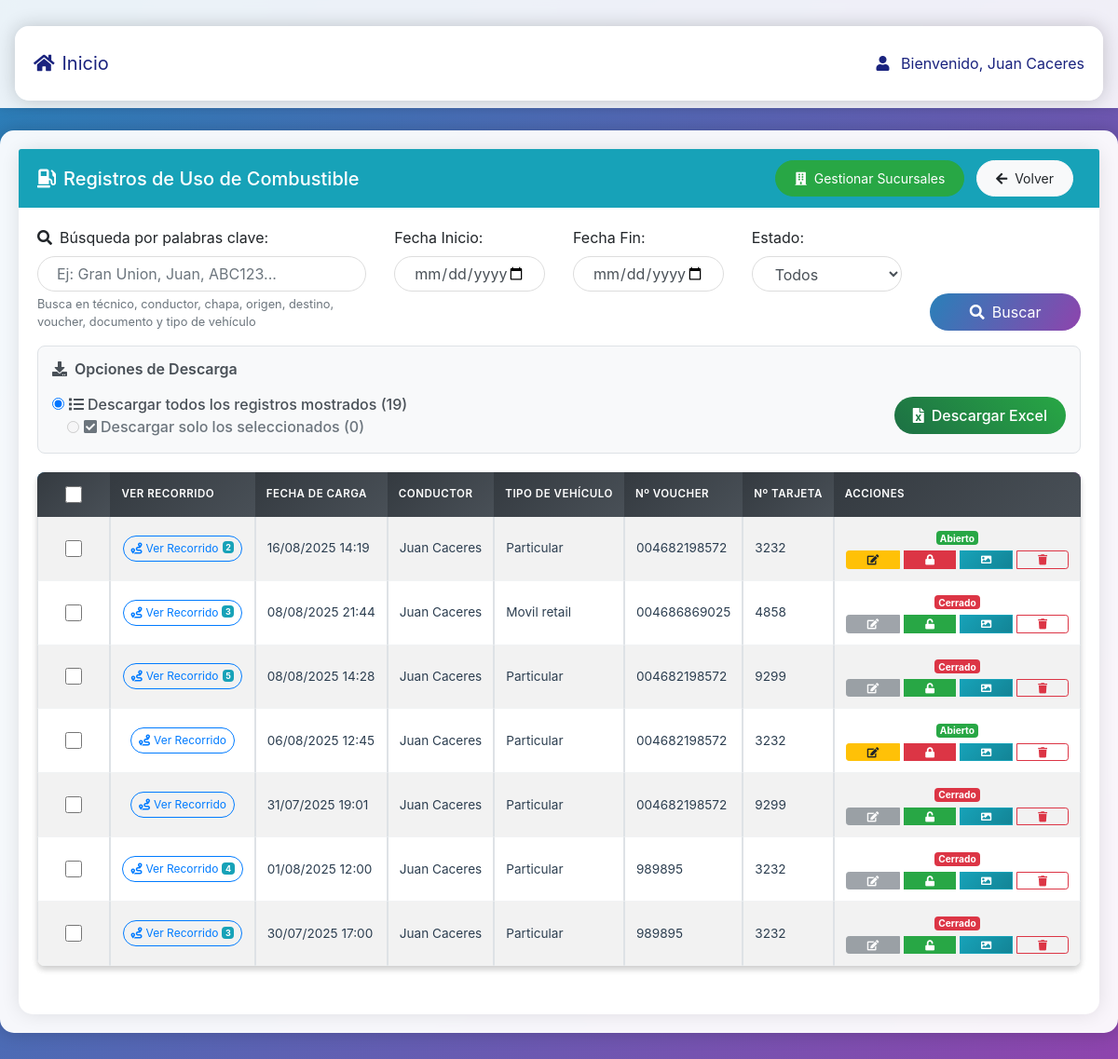
/modulos/uso_combustible/ver_registros.php (signed in), run on the app's committed database.
### tables this page shows
CREATE TABLE `uso_combustible` (
  `id` int NOT NULL,
  `nombre_conductor` varchar(100) DEFAULT NULL,
  `user_id` varchar(100) DEFAULT NULL,
  `usuario_id` varchar(100) NOT NULL,
  `fecha` date NOT NULL,
  `vehiculo` varchar(100) DEFAULT NULL,
  `documento` varchar(100) NOT NULL,
  `numero_baucher` varchar(255) NOT NULL,
  `litros_cargados` int NOT NULL,
  `tipo_vehiculo` varchar(50) NOT NULL,
  `chapa` varchar(100) DEFAULT NULL,
  `observaciones` text,
  `fecha_registro` timestamp NULL DEFAULT CURRENT_TIMESTAMP,
  `fecha_modificacion` timestamp NULL DEFAULT CURRENT_TIMESTAMP ON UPDATE CURRENT_TIMESTAMP,
  `registro_id` varchar(100) DEFAULT NULL,
  `tarjeta` varchar(4) NOT NULL DEFAULT '0000',
  `fecha_carga` date NOT NULL DEFAULT (curdate()),
  `hora_carga` time NOT NULL DEFAULT (curtime()),
  `foto_voucher` longtext,
  `foto_voucher_ruta` varchar(255) DEFAULT NULL,
  `estado_recorrido` enum('abierto','cerrado') NOT NULL DEFAULT 'abierto',
  `fecha_cierre` timestamp NULL DEFAULT NULL,
  `cerrado_por` int DEFAULT NULL,
  `reabierto_por` int DEFAULT NULL,
  `fecha_reapertura` timestamp NULL DEFAULT NULL,
  `motivo_reapertura` text
);

### modulos/uso_combustible/ver_registros.php (the view, shortened to what the rows shown need)
<?php
require_once '../../config/ActivityLogger.php';
$rol = $_SESSION['user_rol'];
$db = new Database();
$conn = $db->getConnection();
$export = '';
$page = 1;
$records_per_page = 10;
if ($_SERVER['REQUEST_METHOD'] === 'POST' && isset($_POST['export'])) {
    $export = $_POST['export'];
    $search = isset($_POST['search']) ? trim($_POST['search']) : '';
    $fecha_inicio = isset($_POST['fecha_inicio']) ? $_POST['fecha_inicio'] : '';
    $fecha_fin = isset($_POST['fecha_fin']) ? $_POST['fecha_fin'] : '';
    $estado_recorrido = isset($_POST['estado_recorrido']) ? $_POST['estado_recorrido'] : '';
    $selected_ids = isset($_POST['selected_ids']) ?
        (is_array($_POST['selected_ids']) ?
            array_filter(array_map('intval', $_POST['selected_ids'])) :
            array_filter(array_map('intval', explode(',', $_POST['selected_ids'])))
        ) : [];
} else {
    $page = isset($_GET['page']) ? max(1, intval($_GET['page'])) : 1;
    $export = isset($_GET['export']) ? $_GET['export'] : '';
}
$sql = "SELECT uc.*, u.nombre as nombre_usuario,
       ucr.origen, ucr.destino, ucr.km_sucursales, ucr.comentarios_sector,
       uc.fecha_registro, ucr.id as recorrido_id, uc.estado_recorrido,
       uc.fecha_cierre, uc.cerrado_por, uc.reabierto_por, uc.fecha_reapertura,
       cerrador.nombre as nombre_cerrador, reabridor.nombre as nombre_reabridor,
       uc.fecha_registro, ucr.id as recorrido_id,
       s_origen.segmento as origen_segmento, s_origen.cebe as origen_cebe,
       s_origen.local as origen_local, s_origen.m2_neto as origen_m2_neto,
       s_origen.localidad as origen_localidad,
       s_destino.segmento as destino_segmento, s_destino.cebe as destino_cebe,
       s_destino.local as destino_local, s_destino.m2_neto as destino_m2_neto,
       s_destino.localidad as destino_localidad
       FROM uso_combustible uc
       LEFT JOIN usuarios u ON uc.user_id = u.id
       LEFT JOIN usuarios cerrador ON uc.cerrado_por = cerrador.id
       LEFT JOIN usuarios reabridor ON uc.reabierto_por = reabridor.id
       LEFT JOIN uso_combustible_recorridos ucr ON uc.id = ucr.uso_combustible_id
       LEFT JOIN sucursales s_origen ON ucr.origen = s_origen.local
       LEFT JOIN sucursales s_destino ON ucr.destino = s_destino.local
       WHERE ucr.id IS NOT NULL";
$params = array();
$puedeModificar = false;
if ($rol === 'tecnico') {
    $sql .= " AND uc.user_id = ?";
    $params[] = $_SESSION['user_id'];
    $horasLimite = 3;
    $fechaActual = new DateTime();
    $fechaLimite = $fechaActual->modify("-{$horasLimite} hours");
    $fechaLimiteStr = $fechaLimite->format('Y-m-d H:i:s');
    if (isset($registros)) {
        foreach ($registros as &$registro) {
            $fechaRegistro = new DateTime($registro['fecha_registro']);
            $registro['puede_modificar'] = $fechaRegistro >= $fechaLimite;
        }
    }
    $puedeModificar = true;
} elseif ($rol === 'supervisor' || $rol === 'administrador' || $rol === 'analista') {
    $puedeModificar = true;
}
if ($export !== 'excel') {
    $sql .= " ORDER BY uc.fecha_registro DESC";
} else {
    $sql .= " ORDER BY uc.fecha_registro DESC";
}
$stmt = $conn->prepare($sql);
$stmt->execute($params);
$registros = $stmt->fetchAll(PDO::FETCH_ASSOC);
$allGroupedRecords = [];
foreach ($registros as $registro) {
    $groupKey = $registro['fecha_carga'] . '_' .
               $registro['nombre_usuario'] . '_' .
               $registro['nombre_conductor'] . '_' .
               $registro['chapa'] . '_' .
               $registro['numero_baucher'] . '_' .
               $registro['litros_cargados'];
    if (!isset($allGroupedRecords[$groupKey])) {
        $allGroupedRecords[$groupKey] = [];
    }
    $allGroupedRecords[$groupKey][] = $registro;
}
if ($export !== 'excel') {
    $offset = ($page - 1) * $records_per_page;
    $groupedRecords = array_slice($allGroupedRecords, $offset, $records_per_page, true);
} else {
    $groupedRecords = $allGroupedRecords;
}
?>
<!DOCTYPE html>
<html lang="es">
<head>
    <link rel="stylesheet" href="https://stackpath.bootstrapcdn.com/bootstrap/4.5.2/css/bootstrap.min.css">
    <link rel="stylesheet" href="https://cdnjs.cloudflare.com/ajax/libs/font-awesome/5.15.4/css/all.min.css">
    <link rel="stylesheet" href="../../assets/css/style.css">
    <link rel="stylesheet" href="https://cdn.datatables.net/1.10.24/css/dataTables.bootstrap4.min.css">
</head>
<body>
    <div class="container mt-4">
        <div class="row">
            <div class="col-md-12">
                <div class="card">
                    <div class="card-body">
                        <div class="search-container">
                            <form method="GET" class="mb-0" onsubmit="logBusqueda()">
                        <?php if (empty($registros)): ?>
                        <div class="alert alert-info text-center">
                            <i class="fas fa-info-circle mr-2"></i>
                            No se encontraron registros con los criterios de búsqueda especificados.
                        </div>
                        <?php else: ?>
                        <div class="table-responsive">
                            <table class="table table-striped table-bordered" id="registrosTable">
                                <thead class="thead-dark">
                                    <tr>
                                        <th class="checkbox-column">
                                            <input type="checkbox" class="form-check-input" id="select-all-header" title="Seleccionar/Deseleccionar todos">
                                        </th>
                                        <th>Ver Recorrido</th>
                                        <th>Fecha de Carga</th>
                                        <th>Conductor</th>
                                        <th>Tipo de Vehículo</th>
                                        <th>Nº Voucher</th>
                                        <th>Nº Tarjeta</th>
                                        <th>Acciones</th>
                                    </tr>
                                </thead>
                                <tbody>
                                    <?php
                    foreach ($groupedRecords as $groupKey => $group):
                        $isMultiple = count($group) > 1;
                        $mainRecord = $group[0];
                        $groupIds = array_column($group, 'id');
                        $recorridoParams = 'ids=' . implode(',', $groupIds);
                    ?>
                                    <tr class="main-record">
                                        <td class="text-center">
                                            <input type="checkbox" class="form-check-input main-checkbox"
                                                   value="<?php echo $mainRecord['id']; ?>">
                                        </td>
                                        <td class="text-center">
                                            <a href="ver_recorrido_detalle.php?<?php echo $recorridoParams; ?>"
                                               class="btn btn-sm btn-outline-primary"
                                               title="Ver recorridos detallados">
                                                <i class="fas fa-route mr-1"></i>Ver Recorrido
                                                <?php if ($isMultiple): ?>
                                                    <span class="badge badge-info ml-1"><?php echo count($group); ?></span>
                                                <?php endif; ?>
                                            </a>
                                        </td>
                                        <td><?php echo date('d/m/Y H:i', strtotime($mainRecord['fecha_carga'] . ' ' . $mainRecord['hora_carga'])); ?></td>
                                        <td><?php echo htmlspecialchars($mainRecord['nombre_conductor'] ?? ''); ?></td>
                                        <td><?php echo ucfirst(str_replace('_', ' ', $mainRecord['tipo_vehiculo'] ?? '')); ?></td>
                                        <td><?php echo htmlspecialchars($mainRecord['numero_baucher'] ?? ''); ?></td>
                                        <td><?php echo htmlspecialchars($mainRecord['tarjeta'] ?? ''); ?></td>
                                        <td class="text-center">
                                            <div class="mb-1">
                                                <?php if ($mainRecord['estado_recorrido'] === 'abierto'): ?>
                                                    <span class="badge badge-success">Abierto</span>
                                                <?php else: ?>
                                                    <span class="badge badge-danger">Cerrado</span>
                                                <?php endif; ?>
                                            </div>
                                            <div class="btn-group btn-group-sm" role="group">
                                                <?php if ($puedeModificar): ?>
                                                    <?php if ($mainRecord['estado_recorrido'] === 'cerrado'): ?>
                                                        <button class="btn btn-secondary" disabled title="No se puede modificar un recorrido cerrado">
                                                            <i class="fas fa-edit"></i>
                                                        </button>
                                                    <?php else: ?>
                                                        <a class="btn btn-warning" href="editar_registro.php?id=<?php echo $mainRecord['id']; ?>" title="Modificar registro">
                                                            <i class="fas fa-edit"></i>
                                                        </a>
                                                    <?php endif; ?>
                                                <?php endif; ?>
                                                <?php if ($mainRecord['estado_recorrido'] === 'abierto' && in_array($rol, ['tecnico', 'supervisor', 'administrador']) && ($mainRecord['user_id'] == $_SESSION['user_id'] || in_array($rol, ['supervisor', 'administrador']))): ?>
                                                    <button class="btn btn-danger" onclick="cerrarRecorrido(<?php echo $mainRecord['id']; ?>)" title="Cerrar recorrido">
                                                        <i class="fas fa-lock"></i>
                                                    </button>
                                                <?php endif; ?>
                                                <?php if ($mainRecord['estado_recorrido'] === 'cerrado' && $rol === 'administrador'): ?>
                                                    <button class="btn btn-success" onclick="reabrirRecorrido(<?php echo $mainRecord['id']; ?>)" title="Reabrir recorrido">
                                                        <i class="fas fa-unlock"></i>
                                                    </button>
                                                <?php endif; ?>
                                                <?php if (!empty($mainRecord['foto_voucher_ruta']) || !empty($mainRecord['foto_voucher'])): ?>
                                                    <button class="btn btn-info ver-foto-inline"
                                                           data-foto="<?php echo htmlspecialchars($mainRecord['foto_voucher']); ?>"
                                                           data-foto-ruta="<?php echo htmlspecialchars($mainRecord['foto_voucher_ruta']); ?>"
                                                           title="Ver voucher">
                                                        <i class="fas fa-image"></i>
                                                    </button>
                                                <?php endif; ?>
                                                <?php if ($_SESSION['user_rol'] === 'administrador'): ?>
                                                    <button class="btn btn-outline-danger eliminar-registro"
                                                           data-id="<?php echo $mainRecord['id']; ?>"
                                                           data-conductor="<?php echo htmlspecialchars($mainRecord['nombre_conductor'] ?? ''); ?>"
                                                           data-chapa="<?php echo htmlspecialchars($mainRecord['chapa'] ?? ''); ?>"
                                                           title="Eliminar registro">
                                                        <i class="fas fa-trash"></i>
                                                    </button>
                                                <?php endif; ?>
                                            </div>
                                        </td>
                                    </tr>
                                <?php endforeach; ?>
                                </tbody>
                            </table>
                        </div>
                        <?php endif; ?>
                    </div>
                </div>
            </div>
        </div>
            </body>
            </html>

### data on the page
uso_combustible: count($group) "2", fecha_carga+hora_carga "16/08/2025 14:19", nombre_conductor "Juan Caceres", tipo_vehiculo "Particular", numero_baucher "004682198572", tarjeta "3232", estado_recorrido "Abierto"
uso_combustible: count($group) "3", fecha_carga+hora_carga "08/08/2025 21:44", nombre_conductor "Juan Caceres", tipo_vehiculo "Movil retail", numero_baucher "004686869025", tarjeta "4858", estado_recorrido "Cerrado"
uso_combustible: count($group) "5", fecha_carga+hora_carga "08/08/2025 14:28", nombre_conductor "Juan Caceres", tipo_vehiculo "Particular", numero_baucher "004682198572", tarjeta "9299", estado_recorrido "Cerrado"
uso_combustible: fecha_carga+hora_carga "06/08/2025 12:45", nombre_conductor "Juan Caceres", tipo_vehiculo "Particular", numero_baucher "004682198572", tarjeta "3232", estado_recorrido "Abierto"
uso_combustible: fecha_carga+hora_carga "31/07/2025 19:01", nombre_conductor "Juan Caceres", tipo_vehiculo "Particular", numero_baucher "004682198572", tarjeta "9299", estado_recorrido "Cerrado"
uso_combustible: count($group) "4", fecha_carga+hora_carga "01/08/2025 12:00", nombre_conductor "Juan Caceres", tipo_vehiculo "Particular", numero_baucher "989895", tarjeta "3232", estado_recorrido "Cerrado"
uso_combustible: count($group) "3", fecha_carga+hora_carga "30/07/2025 17:00", nombre_conductor "Juan Caceres", tipo_vehiculo "Particular", numero_baucher "989895", tarjeta "3232", estado_recorrido "Cerrado"

### other printed values
$_SESSION['nombre'] "Juan Caceres"
count($registros) "19"
